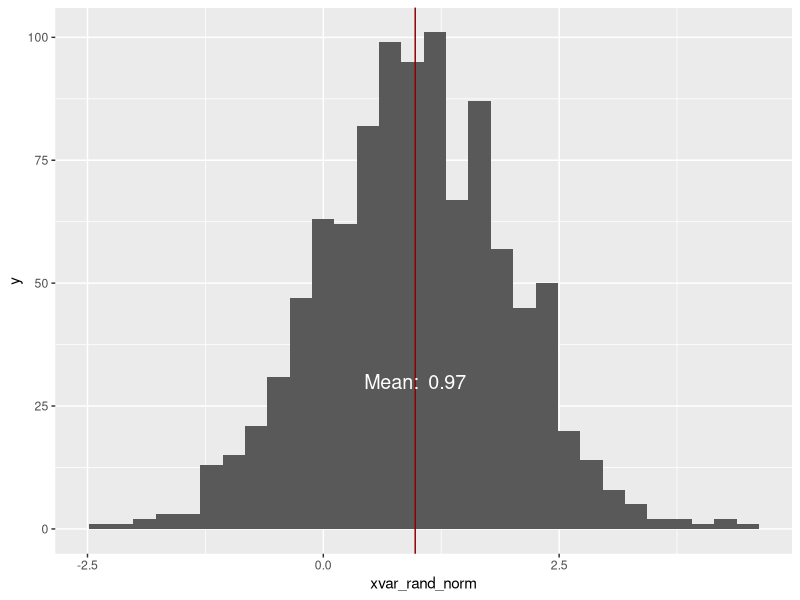

Source code (R):
## ---- chunk 1
library(ggplot2)
## ---- chunk 2
# set "seed" for random numbers
set.seed(42)

# create variable
xvar_rand_norm <- rnorm(1000, mean = 1)

# CREATE DATA FRAME FROM VARIABLE
df.xvar <- data.frame(xvar_rand_norm)

# CALCULATE MEAN
#  we'll use this in an annotation
xvar_mean <- mean(xvar_rand_norm)
## ---- chunk 3
ggplot(data = df.xvar, aes(x = xvar_rand_norm)) +
       geom_histogram() +
       geom_vline(xintercept = xvar_mean, color = "dark red") +
       annotate("text", label = paste("Mean: ", round(xvar_mean,digits = 2)), 
                x = xvar_mean, y = 30, color = "white", size = 5)
